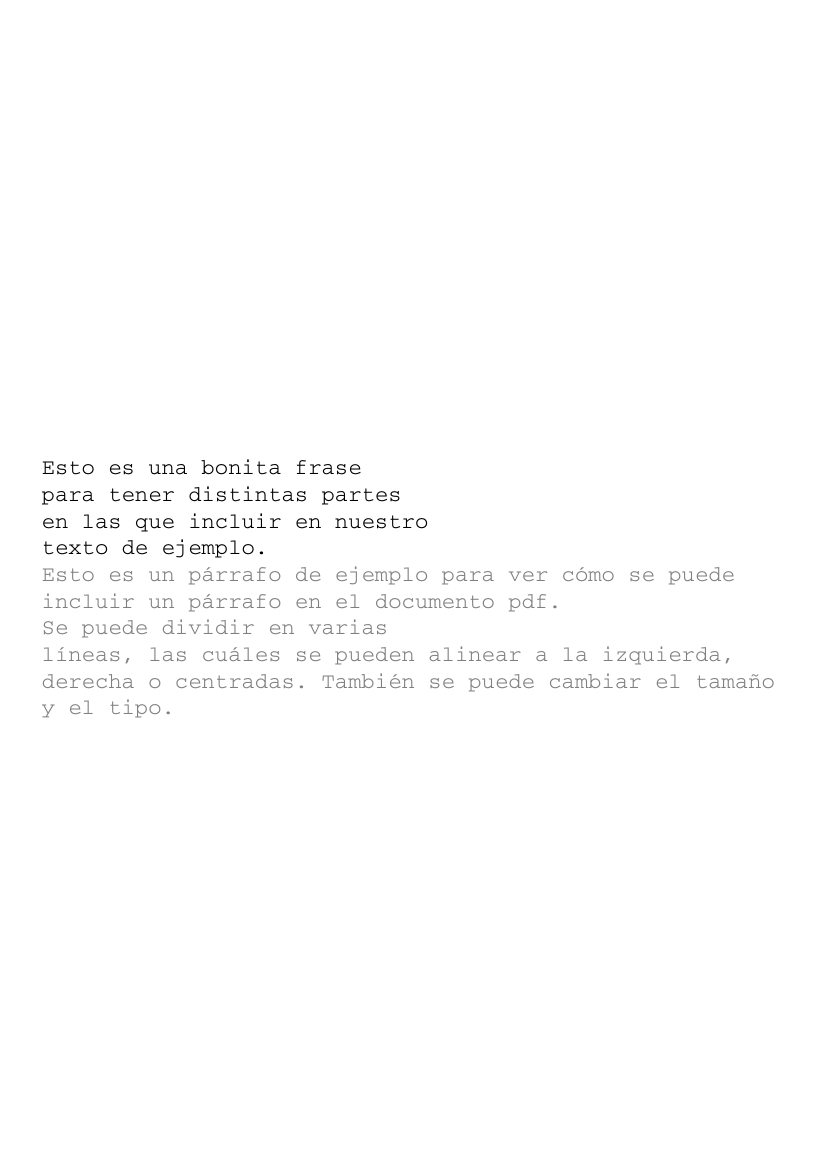

Python code for this plot:
from reportlab.pdfgen import canvas



auxiliar = canvas.Canvas("ejemploTextoRpl.pdf")# Creo documento pdf

frase = ["Esto es una bonita frase", "para tener distintas partes",
         "en las que incluir en nuestro", "texto de ejemplo."]

objetoTexto = auxiliar.beginText()# Creo objeto de texto
objetoTexto.setTextOrigin(30,500)# Establezco la posicion de origen del texto en (100,500)
objetoTexto.setFont("Courier", 16)# Establezco fuente del texto y tamaño
objetoTexto.setFillGray(0.5)# Establezco color del texto en gris
#objetoTexto.setFillColorRGB()
for linea in frase: # Recorro la lista de frases
    objetoTexto.textLine(linea)# Añado la frase al objeto de texto


objetoTexto.setTextOrigin(30,800)# (Si no pongo este origen, se pone automáticamente debajo del texto de arriba)
parrafo = '''Esto es un párrafo de ejemplo para ver cómo se puede
incluir un párrafo en el documento pdf. 
Se puede dividir en varias
líneas, las cuáles se pueden alinear a la izquierda, 
derecha o centradas. También se puede cambiar el tamaño
y el tipo.'''


objetoTexto.textLines(parrafo)# Añado párrafo al objetoTexto(Lines en plural para añadir un parrafo)
auxiliar.drawText(objetoTexto)# Añado el objeto de texto al pdf
auxiliar.showPage()
auxiliar.save()